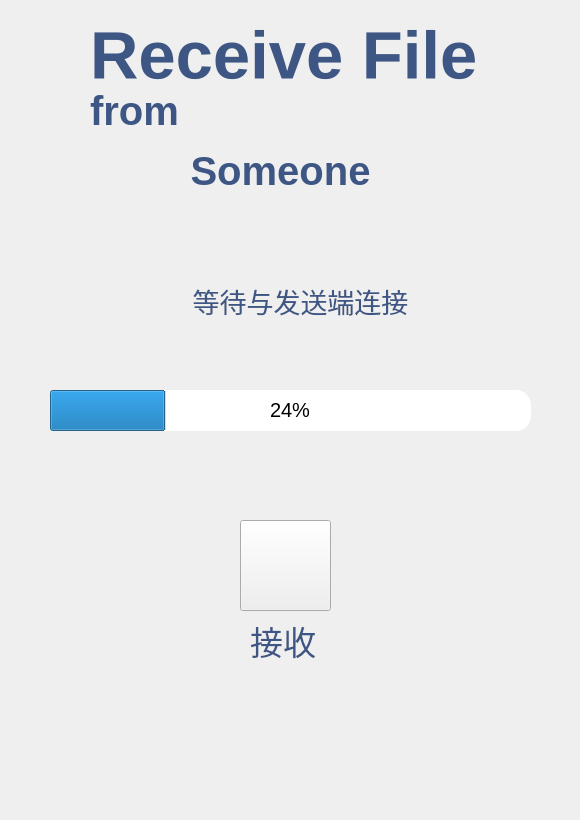
<?xml version="1.0" encoding="UTF-8"?>
<ui version="4.0">
 <class>receivefiledialog</class>
 <widget class="QWidget" name="receivefiledialog">
  <property name="geometry">
   <rect>
    <x>0</x>
    <y>0</y>
    <width>580</width>
    <height>820</height>
   </rect>
  </property>
  <property name="windowTitle">
   <string>Receive File</string>
  </property>
  <widget class="QLabel" name="label_2">
   <property name="geometry">
    <rect>
     <x>0</x>
     <y>0</y>
     <width>580</width>
     <height>820</height>
    </rect>
   </property>
   <property name="font">
    <font>
     <family>Ubuntu</family>
    </font>
   </property>
   <property name="styleSheet">
    <string notr="true">background-image: url(:/background/pic/background/fileBackground.png);</string>
   </property>
   <property name="text">
    <string/>
   </property>
  </widget>
  <widget class="QLabel" name="friendName">
   <property name="geometry">
    <rect>
     <x>-10</x>
     <y>140</y>
     <width>581</width>
     <height>61</height>
    </rect>
   </property>
   <property name="font">
    <font>
     <pointsize>30</pointsize>
     <weight>75</weight>
     <bold>true</bold>
    </font>
   </property>
   <property name="styleSheet">
    <string notr="true">color:#3E5684</string>
   </property>
   <property name="text">
    <string>Someone</string>
   </property>
   <property name="alignment">
    <set>Qt::AlignCenter</set>
   </property>
  </widget>
  <widget class="QLabel" name="userName_2">
   <property name="geometry">
    <rect>
     <x>90</x>
     <y>80</y>
     <width>101</width>
     <height>61</height>
    </rect>
   </property>
   <property name="font">
    <font>
     <pointsize>30</pointsize>
     <weight>75</weight>
     <bold>true</bold>
    </font>
   </property>
   <property name="styleSheet">
    <string notr="true">color:#3E5684</string>
   </property>
   <property name="text">
    <string>from</string>
   </property>
  </widget>
  <widget class="QLabel" name="userName">
   <property name="geometry">
    <rect>
     <x>90</x>
     <y>0</y>
     <width>391</width>
     <height>111</height>
    </rect>
   </property>
   <property name="font">
    <font>
     <pointsize>50</pointsize>
     <weight>75</weight>
     <bold>true</bold>
    </font>
   </property>
   <property name="styleSheet">
    <string notr="true">color:#3E5684</string>
   </property>
   <property name="text">
    <string>Receive File</string>
   </property>
  </widget>
  <widget class="QProgressBar" name="progressBar">
   <property name="geometry">
    <rect>
     <x>50</x>
     <y>390</y>
     <width>481</width>
     <height>41</height>
    </rect>
   </property>
   <property name="font">
    <font>
     <pointsize>15</pointsize>
    </font>
   </property>
   <property name="styleSheet">
    <string notr="true">border-radius: 15px;</string>
   </property>
   <property name="value">
    <number>24</number>
   </property>
   <property name="alignment">
    <set>Qt::AlignCenter</set>
   </property>
   <property name="orientation">
    <enum>Qt::Horizontal</enum>
   </property>
  </widget>
  <widget class="QLabel" name="statusLabel">
   <property name="geometry">
    <rect>
     <x>10</x>
     <y>270</y>
     <width>581</width>
     <height>61</height>
    </rect>
   </property>
   <property name="font">
    <font>
     <family>FreeSans</family>
     <pointsize>20</pointsize>
     <weight>50</weight>
     <bold>false</bold>
    </font>
   </property>
   <property name="styleSheet">
    <string notr="true">color:#3E5684</string>
   </property>
   <property name="text">
    <string>等待与发送端连接</string>
   </property>
   <property name="alignment">
    <set>Qt::AlignCenter</set>
   </property>
  </widget>
  <widget class="QPushButton" name="receiveFileBtn">
   <property name="geometry">
    <rect>
     <x>240</x>
     <y>520</y>
     <width>91</width>
     <height>91</height>
    </rect>
   </property>
   <property name="styleSheet">
    <string notr="true">border-image: url(:/icon/pic/icon/recvFile.png);</string>
   </property>
   <property name="text">
    <string/>
   </property>
  </widget>
  <widget class="QLabel" name="userName_4">
   <property name="geometry">
    <rect>
     <x>250</x>
     <y>610</y>
     <width>161</width>
     <height>61</height>
    </rect>
   </property>
   <property name="font">
    <font>
     <pointsize>25</pointsize>
     <weight>50</weight>
     <bold>false</bold>
    </font>
   </property>
   <property name="styleSheet">
    <string notr="true">color:#3E5684</string>
   </property>
   <property name="text">
    <string>接收</string>
   </property>
  </widget>
 </widget>
 <resources/>
 <connections/>
</ui>
